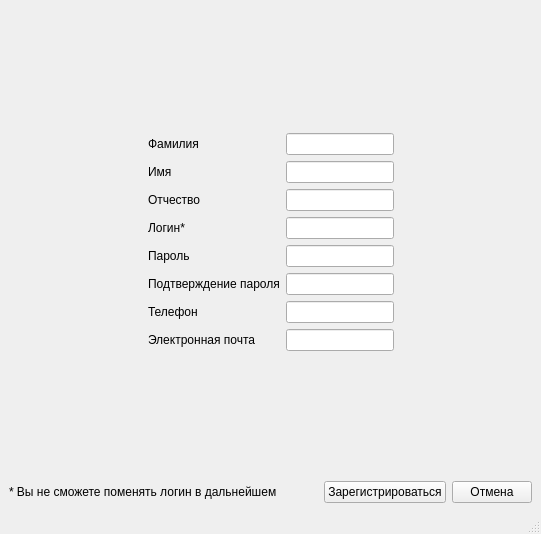
<?xml version="1.0" encoding="UTF-8"?>
<ui version="4.0">
 <class>SignUp</class>
 <widget class="QMainWindow" name="SignUp">
  <property name="geometry">
   <rect>
    <x>0</x>
    <y>0</y>
    <width>541</width>
    <height>534</height>
   </rect>
  </property>
  <property name="windowTitle">
   <string>Регистрация</string>
  </property>
  <property name="windowIcon">
   <iconset>
    <normaloff>C:/Users/stan_/Downloads/123.png</normaloff>C:/Users/stan_/Downloads/123.png</iconset>
  </property>
  <widget class="QWidget" name="centralwidget">
   <layout class="QGridLayout" name="gridLayout_3">
    <item row="1" column="1">
     <layout class="QGridLayout" name="gridLayout_4">
      <item row="0" column="1">
       <spacer name="horizontalSpacer_3">
        <property name="orientation">
         <enum>Qt::Horizontal</enum>
        </property>
        <property name="sizeHint" stdset="0">
         <size>
          <width>40</width>
          <height>20</height>
         </size>
        </property>
       </spacer>
      </item>
      <item row="0" column="3">
       <widget class="QPushButton" name="pB_cancel">
        <property name="text">
         <string>Отмена</string>
        </property>
       </widget>
      </item>
      <item row="0" column="2">
       <widget class="QPushButton" name="pB_confirm_register">
        <property name="text">
         <string>Зарегистрироваться</string>
        </property>
       </widget>
      </item>
      <item row="0" column="0">
       <widget class="QLabel" name="label_8">
        <property name="text">
         <string>* Вы не сможете поменять логин в дальнейшем</string>
        </property>
       </widget>
      </item>
     </layout>
    </item>
    <item row="0" column="1">
     <layout class="QGridLayout" name="gridLayout_2">
      <item row="2" column="2">
       <spacer name="horizontalSpacer">
        <property name="orientation">
         <enum>Qt::Horizontal</enum>
        </property>
        <property name="sizeHint" stdset="0">
         <size>
          <width>40</width>
          <height>20</height>
         </size>
        </property>
       </spacer>
      </item>
      <item row="2" column="0">
       <spacer name="horizontalSpacer_2">
        <property name="orientation">
         <enum>Qt::Horizontal</enum>
        </property>
        <property name="sizeHint" stdset="0">
         <size>
          <width>40</width>
          <height>20</height>
         </size>
        </property>
       </spacer>
      </item>
      <item row="3" column="1">
       <spacer name="verticalSpacer">
        <property name="orientation">
         <enum>Qt::Vertical</enum>
        </property>
        <property name="sizeType">
         <enum>QSizePolicy::Expanding</enum>
        </property>
        <property name="sizeHint" stdset="0">
         <size>
          <width>20</width>
          <height>40</height>
         </size>
        </property>
       </spacer>
      </item>
      <item row="2" column="1">
       <layout class="QGridLayout" name="gridLayout">
        <item row="0" column="0">
         <widget class="QLabel" name="label_3">
          <property name="sizePolicy">
           <sizepolicy hsizetype="Fixed" vsizetype="Fixed">
            <horstretch>0</horstretch>
            <verstretch>0</verstretch>
           </sizepolicy>
          </property>
          <property name="text">
           <string>Фамилия</string>
          </property>
          <property name="alignment">
           <set>Qt::AlignLeading|Qt::AlignLeft|Qt::AlignVCenter</set>
          </property>
         </widget>
        </item>
        <item row="3" column="1">
         <widget class="QLineEdit" name="lineE_login">
          <property name="sizePolicy">
           <sizepolicy hsizetype="Fixed" vsizetype="Fixed">
            <horstretch>0</horstretch>
            <verstretch>0</verstretch>
           </sizepolicy>
          </property>
          <property name="styleSheet">
           <string notr="true"/>
          </property>
          <property name="text">
           <string/>
          </property>
         </widget>
        </item>
        <item row="3" column="0">
         <widget class="QLabel" name="lbl_login">
          <property name="enabled">
           <bool>true</bool>
          </property>
          <property name="sizePolicy">
           <sizepolicy hsizetype="Fixed" vsizetype="Fixed">
            <horstretch>0</horstretch>
            <verstretch>0</verstretch>
           </sizepolicy>
          </property>
          <property name="baseSize">
           <size>
            <width>0</width>
            <height>0</height>
           </size>
          </property>
          <property name="focusPolicy">
           <enum>Qt::NoFocus</enum>
          </property>
          <property name="text">
           <string>Логин*</string>
          </property>
          <property name="alignment">
           <set>Qt::AlignLeading|Qt::AlignLeft|Qt::AlignVCenter</set>
          </property>
         </widget>
        </item>
        <item row="6" column="1">
         <widget class="QLineEdit" name="lineEdit_phone_nmb">
          <property name="sizePolicy">
           <sizepolicy hsizetype="Fixed" vsizetype="Fixed">
            <horstretch>0</horstretch>
            <verstretch>0</verstretch>
           </sizepolicy>
          </property>
         </widget>
        </item>
        <item row="0" column="1">
         <widget class="QLineEdit" name="lineE_surname">
          <property name="sizePolicy">
           <sizepolicy hsizetype="Fixed" vsizetype="Fixed">
            <horstretch>0</horstretch>
            <verstretch>0</verstretch>
           </sizepolicy>
          </property>
          <property name="styleSheet">
           <string notr="true"/>
          </property>
         </widget>
        </item>
        <item row="4" column="0">
         <widget class="QLabel" name="lbl_passwd">
          <property name="enabled">
           <bool>true</bool>
          </property>
          <property name="sizePolicy">
           <sizepolicy hsizetype="Fixed" vsizetype="Fixed">
            <horstretch>0</horstretch>
            <verstretch>0</verstretch>
           </sizepolicy>
          </property>
          <property name="baseSize">
           <size>
            <width>0</width>
            <height>0</height>
           </size>
          </property>
          <property name="focusPolicy">
           <enum>Qt::NoFocus</enum>
          </property>
          <property name="text">
           <string>Пароль</string>
          </property>
          <property name="alignment">
           <set>Qt::AlignLeading|Qt::AlignLeft|Qt::AlignVCenter</set>
          </property>
         </widget>
        </item>
        <item row="7" column="1">
         <widget class="QLineEdit" name="lineEdit_email">
          <property name="sizePolicy">
           <sizepolicy hsizetype="Fixed" vsizetype="Fixed">
            <horstretch>0</horstretch>
            <verstretch>0</verstretch>
           </sizepolicy>
          </property>
         </widget>
        </item>
        <item row="4" column="1">
         <widget class="QLineEdit" name="lineE_passwd">
          <property name="enabled">
           <bool>true</bool>
          </property>
          <property name="sizePolicy">
           <sizepolicy hsizetype="Fixed" vsizetype="Fixed">
            <horstretch>0</horstretch>
            <verstretch>0</verstretch>
           </sizepolicy>
          </property>
          <property name="baseSize">
           <size>
            <width>0</width>
            <height>0</height>
           </size>
          </property>
          <property name="focusPolicy">
           <enum>Qt::StrongFocus</enum>
          </property>
          <property name="styleSheet">
           <string notr="true"/>
          </property>
          <property name="alignment">
           <set>Qt::AlignLeading|Qt::AlignLeft|Qt::AlignVCenter</set>
          </property>
         </widget>
        </item>
        <item row="5" column="1">
         <widget class="QLineEdit" name="line_passwd_confirm">
          <property name="sizePolicy">
           <sizepolicy hsizetype="Fixed" vsizetype="Fixed">
            <horstretch>0</horstretch>
            <verstretch>0</verstretch>
           </sizepolicy>
          </property>
          <property name="styleSheet">
           <string notr="true"/>
          </property>
         </widget>
        </item>
        <item row="2" column="0">
         <widget class="QLabel" name="label_5">
          <property name="sizePolicy">
           <sizepolicy hsizetype="Fixed" vsizetype="Fixed">
            <horstretch>0</horstretch>
            <verstretch>0</verstretch>
           </sizepolicy>
          </property>
          <property name="text">
           <string>Отчество</string>
          </property>
          <property name="alignment">
           <set>Qt::AlignLeading|Qt::AlignLeft|Qt::AlignVCenter</set>
          </property>
         </widget>
        </item>
        <item row="5" column="0">
         <widget class="QLabel" name="label_6">
          <property name="sizePolicy">
           <sizepolicy hsizetype="Fixed" vsizetype="Fixed">
            <horstretch>0</horstretch>
            <verstretch>0</verstretch>
           </sizepolicy>
          </property>
          <property name="maximumSize">
           <size>
            <width>16777215</width>
            <height>16777215</height>
           </size>
          </property>
          <property name="styleSheet">
           <string notr="true"/>
          </property>
          <property name="text">
           <string>Подтверждение пароля</string>
          </property>
          <property name="margin">
           <number>0</number>
          </property>
         </widget>
        </item>
        <item row="2" column="1">
         <widget class="QLineEdit" name="lineEdit_middle_name">
          <property name="sizePolicy">
           <sizepolicy hsizetype="Fixed" vsizetype="Fixed">
            <horstretch>0</horstretch>
            <verstretch>0</verstretch>
           </sizepolicy>
          </property>
          <property name="styleSheet">
           <string notr="true"/>
          </property>
         </widget>
        </item>
        <item row="1" column="0">
         <widget class="QLabel" name="label_4">
          <property name="sizePolicy">
           <sizepolicy hsizetype="Fixed" vsizetype="Fixed">
            <horstretch>0</horstretch>
            <verstretch>0</verstretch>
           </sizepolicy>
          </property>
          <property name="text">
           <string>Имя</string>
          </property>
          <property name="alignment">
           <set>Qt::AlignLeading|Qt::AlignLeft|Qt::AlignVCenter</set>
          </property>
         </widget>
        </item>
        <item row="1" column="1">
         <widget class="QLineEdit" name="lineEdit_name">
          <property name="sizePolicy">
           <sizepolicy hsizetype="Fixed" vsizetype="Fixed">
            <horstretch>0</horstretch>
            <verstretch>0</verstretch>
           </sizepolicy>
          </property>
          <property name="styleSheet">
           <string notr="true"/>
          </property>
         </widget>
        </item>
        <item row="6" column="0">
         <widget class="QLabel" name="label_2">
          <property name="text">
           <string>Телефон</string>
          </property>
         </widget>
        </item>
        <item row="7" column="0">
         <widget class="QLabel" name="label_7">
          <property name="text">
           <string>Электронная почта</string>
          </property>
         </widget>
        </item>
       </layout>
      </item>
      <item row="1" column="2">
       <spacer name="verticalSpacer_2">
        <property name="orientation">
         <enum>Qt::Vertical</enum>
        </property>
        <property name="sizeHint" stdset="0">
         <size>
          <width>20</width>
          <height>40</height>
         </size>
        </property>
       </spacer>
      </item>
     </layout>
    </item>
   </layout>
  </widget>
  <widget class="QMenuBar" name="menubar">
   <property name="geometry">
    <rect>
     <x>0</x>
     <y>0</y>
     <width>541</width>
     <height>21</height>
    </rect>
   </property>
  </widget>
  <widget class="QStatusBar" name="statusbar"/>
 </widget>
 <resources/>
 <connections/>
</ui>
